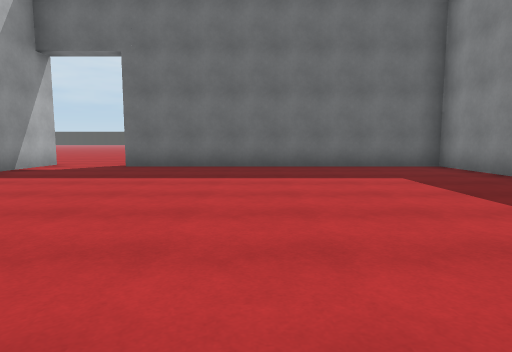
view 1 (above)

24 first-person views from a walk through a Unity game level. The camera is 1.2 m above the floor, tilts 6° down and sees 75° across. The floor is counted in squares, 2 m on a side. Each view is taken from the middle of a square. On the plan, view 1 faces up. The plan holds only what a view shows up to about 10 squares ahead; the rest is blank. The place goes on beyond the plan. The player is left out.

view 2
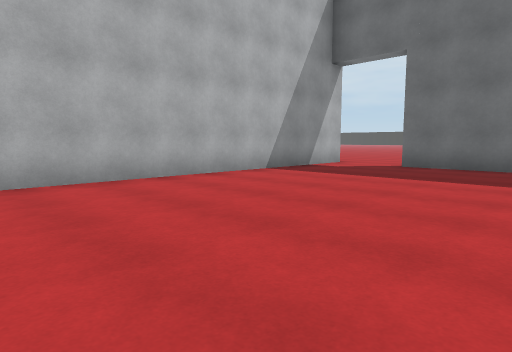

view 3
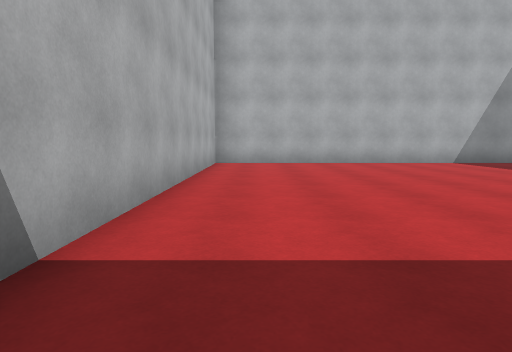

view 4
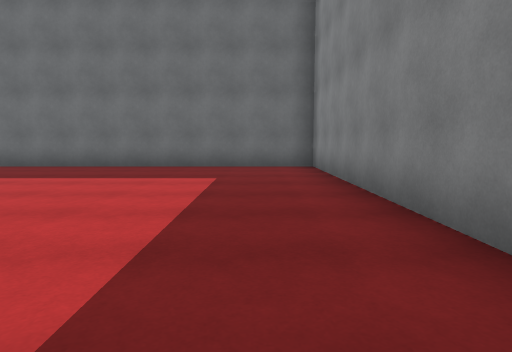

view 5
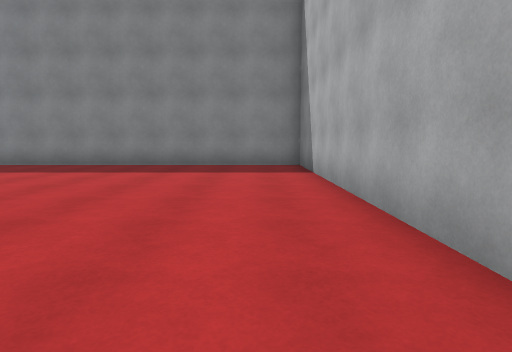

view 6
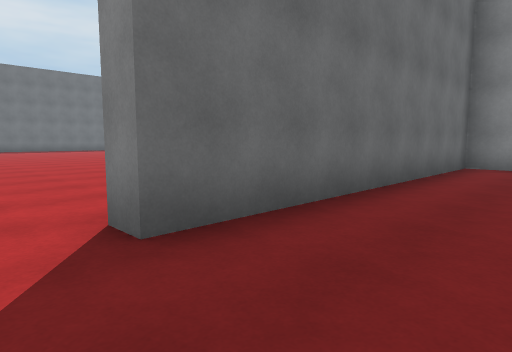

view 7
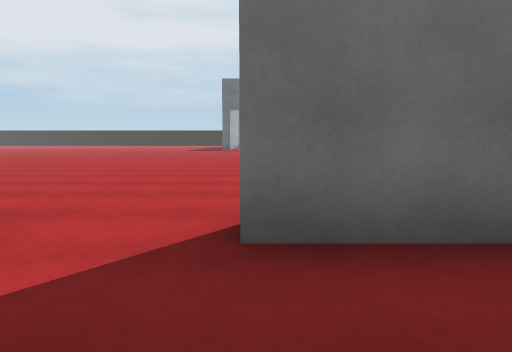

view 8
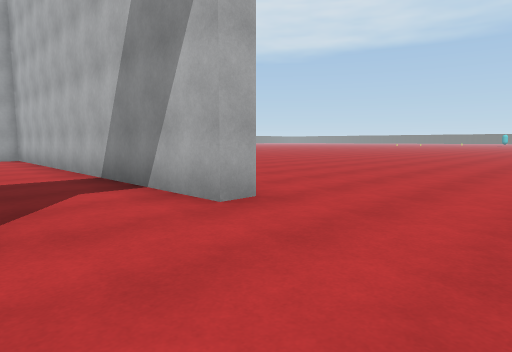

view 9
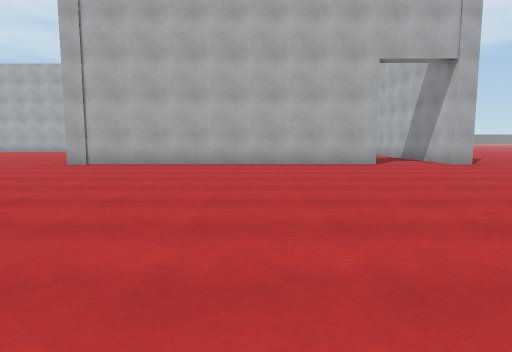

view 10
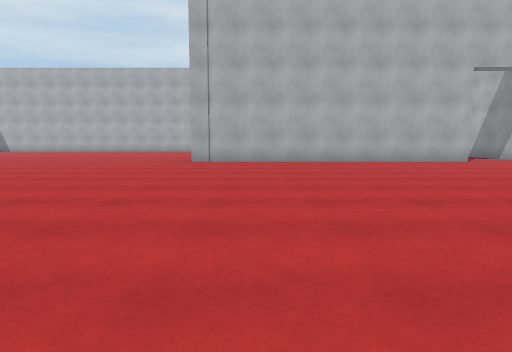

view 11
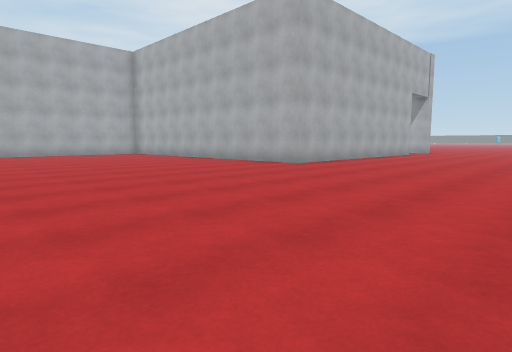

view 12
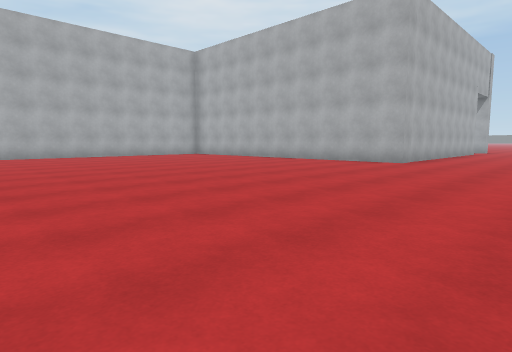

view 13
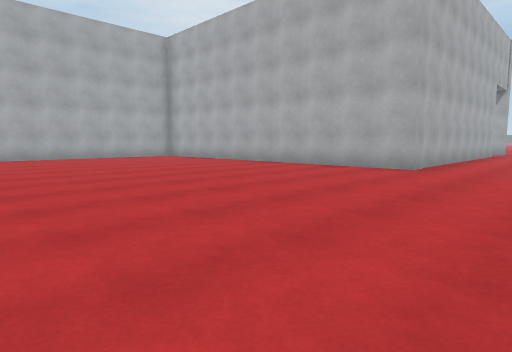

view 14
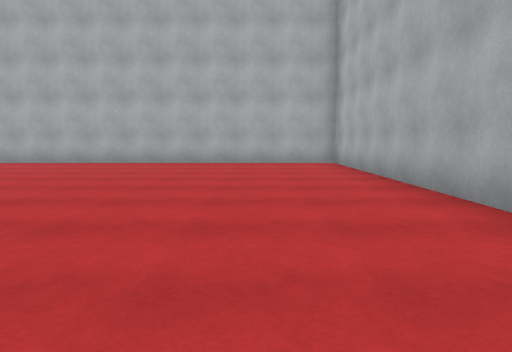

view 15
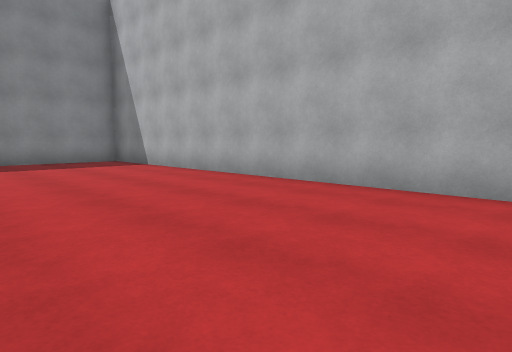

view 16
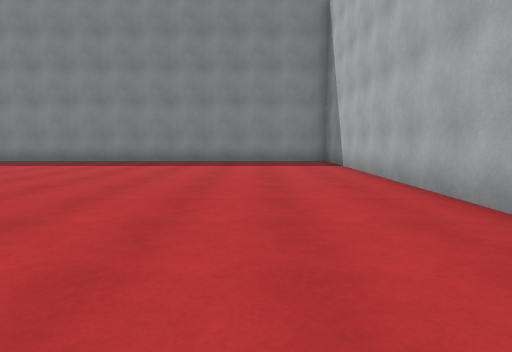

view 17
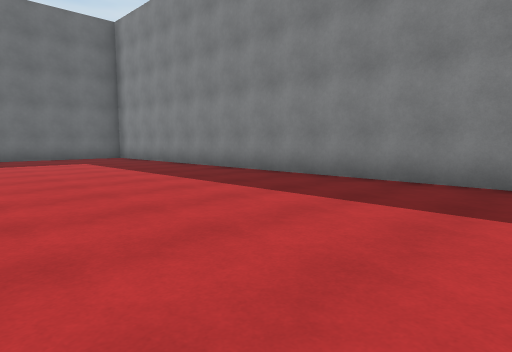

view 18
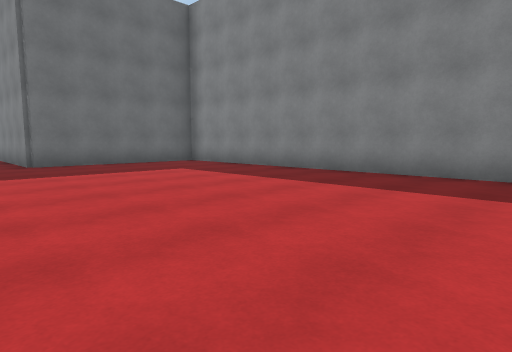

view 19
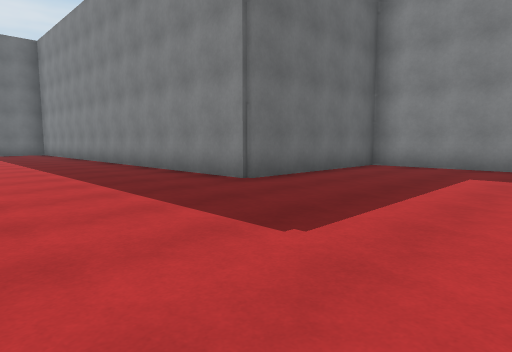

view 20
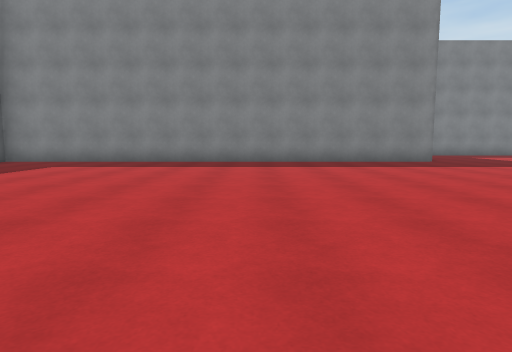

view 21
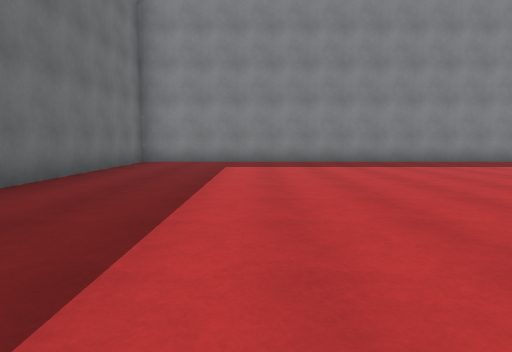

view 22
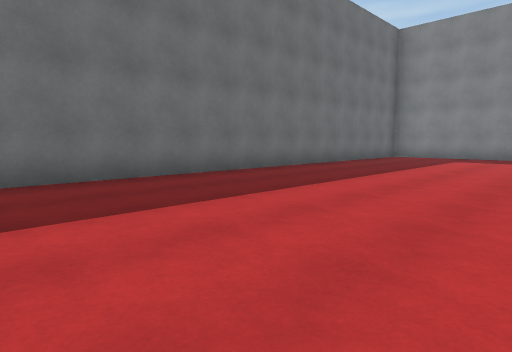

view 23
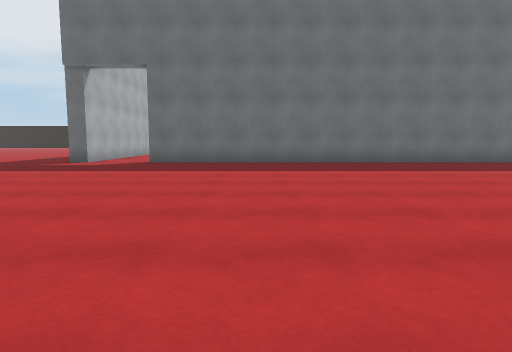

view 24
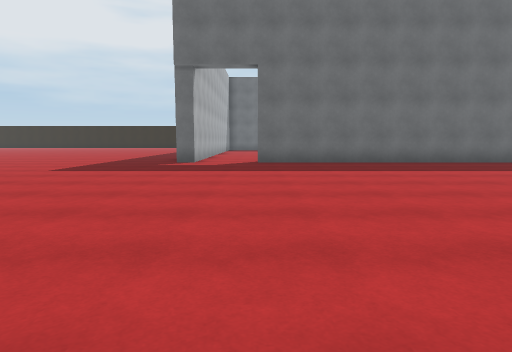

### Floor plan
Points are (right, up) in squares from view 1. A wall is a line through its corners. A room is listed if a view was taken in it or the views show most of it. See-through windows are left out.
Room 1 (views 1, 2, 3, 4, 5, 6, 7)
walls: (-5, 8.4) (-5, -1.1) (4.4, -1.1) (4.4, 7.9) (-3.1, 7.9) (-3.1, 8.4)
ways out: opening at (-4, 8) to room 2
Room 2 (views 8, 9, 10, 11, 12, 13, 14, 15, 16, 17, 18, 19, 20, 21, 22, 23, 24)
walls: (-3.1, 8.4) (4.8, 8.4) (4.8, -1.1) (19, -1.1) (19, 15.8) (14.7, 15.8) (14.7, 28.2) (-3, 28.2); (-5.6, 8.4) (-5, 8.4); (-4.7, 29.1) (-4.7, 28.2) (-5.2, 28.2)
ways out: opening at (-4, 8) to room 1; opening at (-3.5, 29.5)

Where each view was taken, in squares from view 1:
view 1: 0 up, 0 right, facing up
view 2: 0 up, 0 right, facing up-left
view 3: 0 up, 4 right, facing left
view 4: 0 up, 3 right, facing up
view 5: 0 up, 4 left, facing right
view 6: 6 up, 4 left, facing up-right
view 7: 6 up, 3 left, facing up
view 8: 11 up, 3 left, facing down-left
view 9: 17 up, 0 right, facing down
view 10: 18 up, 3 right, facing down
view 11: 14 up, 12 right, facing down-left
view 12: 12 up, 14 right, facing down-left
view 13: 11 up, 12 right, facing down-left
view 14: 8 up, 7 right, facing down
view 15: 3 up, 9 right, facing down-right
view 16: 1 up, 9 right, facing right
view 17: 4 up, 14 right, facing up-right
view 18: 7 up, 13 right, facing up-right
view 19: 12 up, 11 right, facing up-right
view 20: 21 up, 5 right, facing right
view 21: 25 up, 5 right, facing right
view 22: 23 up, 2 right, facing up-right
view 23: 19 up, 0 right, facing up
view 24: 19 up, 3 left, facing up
